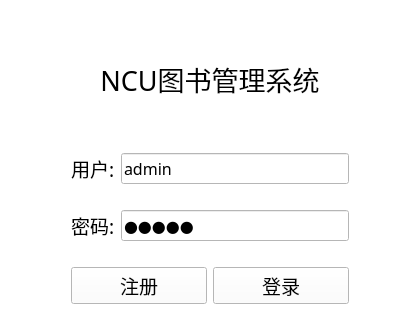
<?xml version="1.0" encoding="UTF-8"?>
<ui version="4.0">
 <class>Form</class>
 <widget class="QWidget" name="Form">
  <property name="geometry">
   <rect>
    <x>0</x>
    <y>0</y>
    <width>420</width>
    <height>335</height>
   </rect>
  </property>
  <property name="windowTitle">
   <string>Form</string>
  </property>
  <property name="styleSheet">
   <string notr="true">background-color: rgb(255, 255, 255);</string>
  </property>
  <layout class="QGridLayout" name="gridLayout">
   <item row="4" column="1">
    <spacer name="verticalSpacer">
     <property name="orientation">
      <enum>Qt::Vertical</enum>
     </property>
     <property name="sizeType">
      <enum>QSizePolicy::Fixed</enum>
     </property>
     <property name="sizeHint" stdset="0">
      <size>
       <width>20</width>
       <height>20</height>
      </size>
     </property>
    </spacer>
   </item>
   <item row="3" column="0">
    <spacer name="horizontalSpacer">
     <property name="orientation">
      <enum>Qt::Horizontal</enum>
     </property>
     <property name="sizeType">
      <enum>QSizePolicy::Maximum</enum>
     </property>
     <property name="sizeHint" stdset="0">
      <size>
       <width>60</width>
       <height>20</height>
      </size>
     </property>
    </spacer>
   </item>
   <item row="2" column="1">
    <spacer name="verticalSpacer_2">
     <property name="orientation">
      <enum>Qt::Vertical</enum>
     </property>
     <property name="sizeType">
      <enum>QSizePolicy::Maximum</enum>
     </property>
     <property name="sizeHint" stdset="0">
      <size>
       <width>20</width>
       <height>40</height>
      </size>
     </property>
    </spacer>
   </item>
   <item row="0" column="1">
    <spacer name="verticalSpacer_3">
     <property name="orientation">
      <enum>Qt::Vertical</enum>
     </property>
     <property name="sizeType">
      <enum>QSizePolicy::Fixed</enum>
     </property>
     <property name="sizeHint" stdset="0">
      <size>
       <width>20</width>
       <height>40</height>
      </size>
     </property>
    </spacer>
   </item>
   <item row="1" column="1">
    <widget class="QLabel" name="label">
     <property name="font">
      <font>
       <family>楷体</family>
       <pointsize>20</pointsize>
      </font>
     </property>
     <property name="text">
      <string>NCU图书管理系统</string>
     </property>
     <property name="alignment">
      <set>Qt::AlignCenter</set>
     </property>
     <property name="wordWrap">
      <bool>false</bool>
     </property>
    </widget>
   </item>
   <item row="3" column="1">
    <layout class="QVBoxLayout" name="verticalLayout">
     <item>
      <layout class="QHBoxLayout" name="horizontalLayout">
       <item>
        <widget class="QLabel" name="label_2">
         <property name="font">
          <font>
           <family>Agency FB</family>
           <pointsize>14</pointsize>
          </font>
         </property>
         <property name="text">
          <string>用户:</string>
         </property>
        </widget>
       </item>
       <item>
        <widget class="QLineEdit" name="username_lineEdit">
         <property name="font">
          <font>
           <family>Agency FB</family>
           <pointsize>12</pointsize>
          </font>
         </property>
         <property name="text">
          <string>admin</string>
         </property>
        </widget>
       </item>
      </layout>
     </item>
     <item>
      <spacer name="verticalSpacer_5">
       <property name="orientation">
        <enum>Qt::Vertical</enum>
       </property>
       <property name="sizeType">
        <enum>QSizePolicy::Fixed</enum>
       </property>
       <property name="sizeHint" stdset="0">
        <size>
         <width>20</width>
         <height>20</height>
        </size>
       </property>
      </spacer>
     </item>
     <item>
      <layout class="QHBoxLayout" name="horizontalLayout_2">
       <item>
        <widget class="QLabel" name="label_3">
         <property name="font">
          <font>
           <family>Agency FB</family>
           <pointsize>14</pointsize>
          </font>
         </property>
         <property name="text">
          <string>密码:</string>
         </property>
        </widget>
       </item>
       <item>
        <widget class="QLineEdit" name="password_lineEdit">
         <property name="font">
          <font>
           <family>Agency FB</family>
           <pointsize>12</pointsize>
          </font>
         </property>
         <property name="text">
          <string>admin</string>
         </property>
         <property name="echoMode">
          <enum>QLineEdit::Password</enum>
         </property>
        </widget>
       </item>
      </layout>
     </item>
     <item>
      <spacer name="verticalSpacer_4">
       <property name="orientation">
        <enum>Qt::Vertical</enum>
       </property>
       <property name="sizeType">
        <enum>QSizePolicy::Fixed</enum>
       </property>
       <property name="sizeHint" stdset="0">
        <size>
         <width>20</width>
         <height>20</height>
        </size>
       </property>
      </spacer>
     </item>
     <item>
      <layout class="QHBoxLayout" name="horizontalLayout_3">
       <item>
        <widget class="QPushButton" name="register_pushButton">
         <property name="font">
          <font>
           <family>Agency FB</family>
           <pointsize>14</pointsize>
          </font>
         </property>
         <property name="text">
          <string>注册</string>
         </property>
        </widget>
       </item>
       <item>
        <widget class="QPushButton" name="login_pushButton">
         <property name="font">
          <font>
           <family>Agency FB</family>
           <pointsize>14</pointsize>
          </font>
         </property>
         <property name="text">
          <string>登录</string>
         </property>
        </widget>
       </item>
      </layout>
     </item>
    </layout>
   </item>
   <item row="3" column="2">
    <spacer name="horizontalSpacer_2">
     <property name="orientation">
      <enum>Qt::Horizontal</enum>
     </property>
     <property name="sizeType">
      <enum>QSizePolicy::Maximum</enum>
     </property>
     <property name="sizeHint" stdset="0">
      <size>
       <width>60</width>
       <height>20</height>
      </size>
     </property>
    </spacer>
   </item>
  </layout>
 </widget>
 <resources/>
 <connections/>
</ui>
